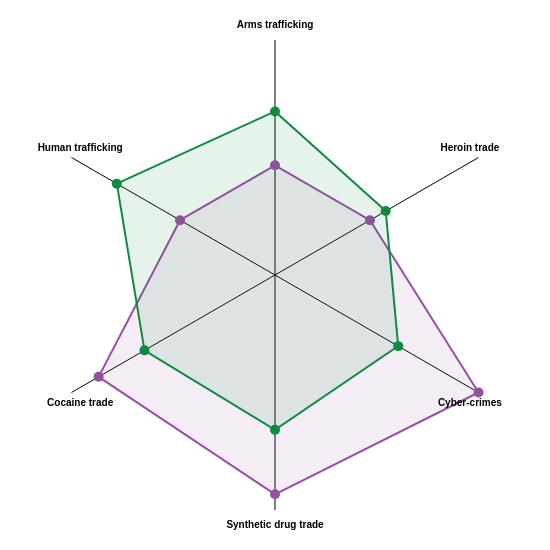

The specification (Vega-Lite) saved for this image:
### Vega specification from a JSON file in a GitHub repository (floating-point values rounded to 4 significant figures)
{"$schema": "https://vega.github.io/schema/vega/v5.json", "description": "A radar chart example, showing multiple dimensions in a radial layout.", "width": 550, "height": 550, "padding": 40, "autosize": {"type": "none", "contains": "padding"}, "signals": [{"name": "radius", "update": "width / 2"}], "data": [{"name": "table", "values": [{"Country": "Australia", "category": "Human trafficking", "value": 3.5}, {"Country": "Australia", "category": "Arms trafficking", "value": 3.5}, {"Country": "Australia", "category": "Heroin trade", "value": 3.5}, {"Country": "Australia", "category": "Cyber-crimes", "value": 7.5}, {"Country": "Australia", "category": "Synthetic drug trade", "value": 7.0}, {"Country": "Australia", "category": "Cocaine trade", "value": 6.5}, {"Country": "Rest of the World", "category": "Human trafficking", "value": 5.83}, {"Country": "Rest of the World", "category": "Arms trafficking", "value": 5.22}, {"Country": "Rest of the World", "category": "Heroin trade", "value": 4.08}, {"Country": "Rest of the World", "category": "Cyber-crimes", "value": 4.54}, {"Country": "Rest of the World", "category": "Synthetic drug trade", "value": 4.94}, {"Country": "Rest of the World", "category": "Cocaine trade", "value": 4.81}]}, {"name": "countries", "source": "table", "transform": [{"type": "aggregate", "groupby": ["category"]}]}], "scales": [{"name": "angular", "type": "point", "range": {"signal": "[-PI, PI]"}, "padding": 0.5, "domain": {"data": "countries", "field": "category"}}, {"name": "radial", "type": "linear", "range": {"signal": "[0, radius]"}, "zero": true, "nice": false, "domain": {"data": "table", "field": "value"}, "domainMin": 0}, {"name": "color", "type": "ordinal", "domain": ["Australia", "Rest of the World"], "range": ["#984ea3", "#118a41"]}], "encode": {"enter": {"x": {"signal": "radius"}, "y": {"signal": "radius"}}}, "marks": [{"type": "group", "name": "categories", "zindex": 2, "from": {"facet": {"data": "table", "name": "facet", "groupby": ["Country"]}}, "marks": [{"type": "line", "name": "category-line", "from": {"data": "facet"}, "zindex": 0, "encode": {"enter": {"interpolate": {"value": "linear-closed"}, "x": {"signal": "scale('radial', datum.value) * cos(scale('angular', datum.category))"}, "y": {"signal": "scale('radial', datum.value) * sin(scale('angular', datum.category))"}, "stroke": {"scale": "color", "field": "Country"}, "strokeWidth": {"value": 2}, "fill": {"scale": "color", "field": "Country"}, "fillOpacity": {"value": 0.1}}}}, {"type": "symbol", "from": {"data": "facet"}, "zindex": 4, "encode": {"enter": {"x": {"signal": "scale('radial', datum.value) * cos(scale('angular', datum.category))"}, "y": {"signal": "scale('radial', datum.value) * sin(scale('angular', datum.category))"}, "fill": {"scale": "color", "field": "Country"}, "size": {"value": 100}, "tooltip": {"signal": "datum.Country + ': ' + format(datum.value, '.2f')"}}}}]}, {"type": "rule", "name": "radial-grid", "from": {"data": "countries"}, "zindex": 0, "encode": {"enter": {"x": {"value": 0}, "y": {"value": 0}, "x2": {"signal": "radius * cos(scale('angular', datum.category))"}, "y2": {"signal": "radius * sin(scale('angular', datum.category))"}, "stroke": {"value": "black"}, "strokeWidth": {"value": 1}}}}, {"type": "text", "name": "key-label", "from": {"data": "countries"}, "zindex": 4, "encode": {"enter": {"x": {"signal": "(radius - 10) * cos(scale('angular', datum.category))"}, "y": {"signal": "(radius + 10) * sin(scale('angular', datum.category))"}, "text": {"field": "category"}, "align": [{"test": "abs(scale('angular', datum.category)) > PI / 2", "value": "center"}, {"value": "center"}], "baseline": [{"test": "scale('angular', datum.category) > 0", "value": "top"}, {"test": "scale('angular', datum.category) == 0", "value": "middle"}, {"value": "bottom"}], "fill": {"value": "black"}, "fontWeight": {"value": "bold"}, "fontSize": {"value": 10}}}}]}
